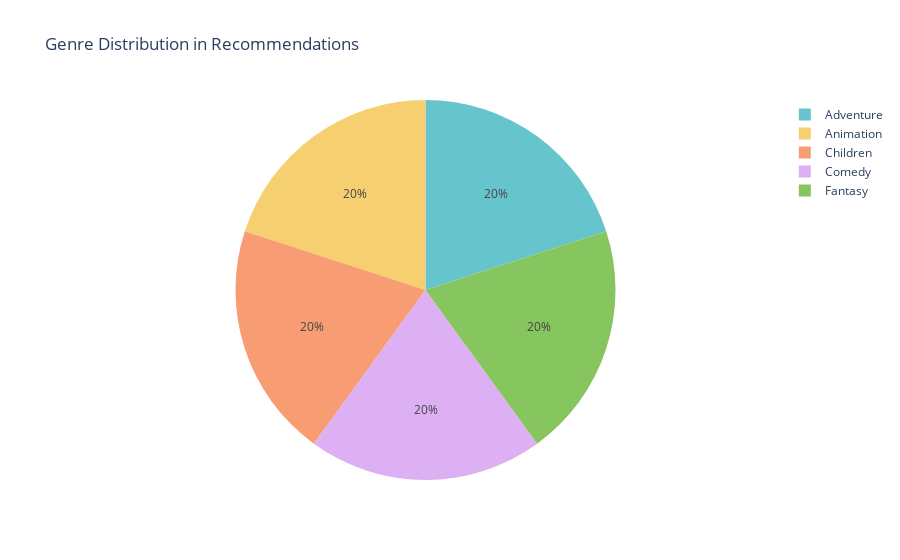

Notebook code cell kept with this figure:
### Code cell
# Visualization 2: Genre Distribution Pie Chart
genre_counts = pd.Series([
    genre for genres in recommendations['genres'].str.split(' ') for genre in genres if genre
]).value_counts()
fig_genres = px.pie(
    names=genre_counts.index,
    values=genre_counts.values,
    title="Genre Distribution in Recommendations",
    color_discrete_sequence=px.colors.qualitative.Pastel
)
fig_genres.show()

### Figure 1 — Plotly figure (JSON) as saved in the notebook; plotly's stock layout.template omitted (floating-point values rounded to 4 significant figures)
{"data": [{"domain": {"x": [0, 1], "y": [0, 1]}, "hovertemplate": "label=%{label}<br>value=%{value}<extra></extra>", "labels": ["Adventure", "Animation", "Children", "Comedy", "Fantasy"], "legendgroup": "", "name": "", "showlegend": true, "type": "pie", "values": [10, 10, 10, 10, 10]}], "layout": {"legend": {"tracegroupgap": 0}, "piecolorway": ["rgb(102, 197, 204)", "rgb(246, 207, 113)", "rgb(248, 156, 116)", "rgb(220, 176, 242)", "rgb(135, 197, 95)", "rgb(158, 185, 243)", "rgb(254, 136, 177)", "rgb(201, 219, 116)", "rgb(139, 224, 164)", "rgb(180, 151, 231)", "rgb(179, 179, 179)"], "title": {"text": "Genre Distribution in Recommendations"}}}
